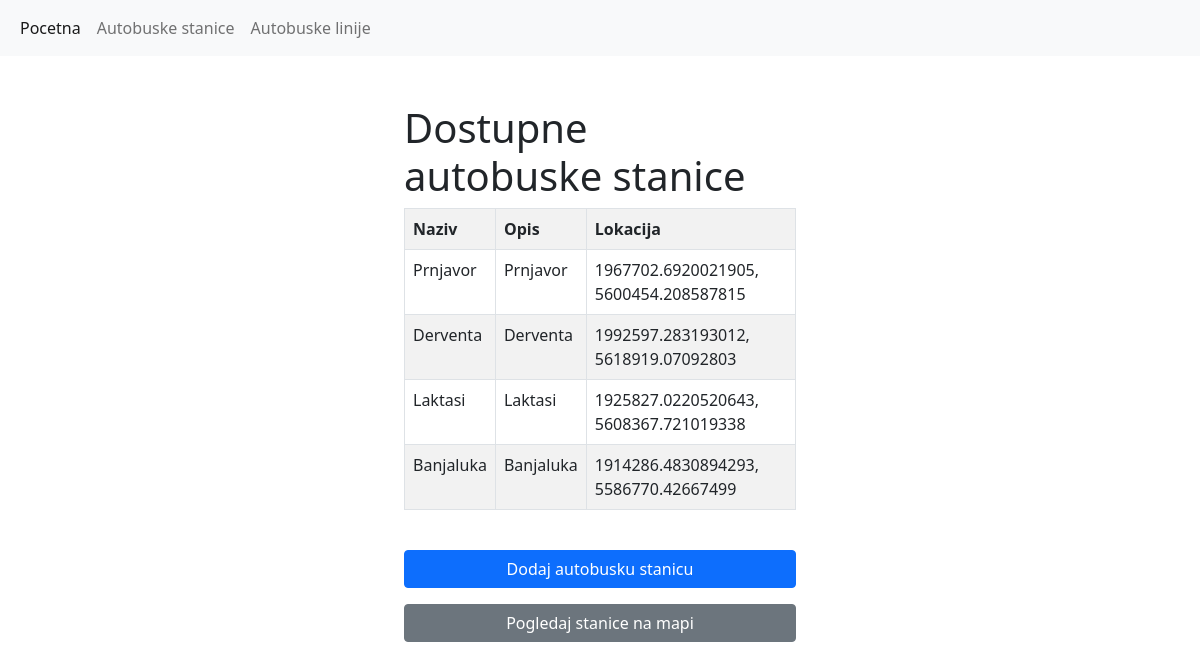
The page /app/stanice on the database its author committed.
### app/models.py (models this page shows, shortened)
class Stanica(models.Model):
    naziv = models.CharField(max_length=200)
    opis = models.CharField(max_length=200)
    tacka = models.CharField(max_length=100)

### app/views.py (the view)
# urls.py: path('stanice', views.StaniceView.as_view(), name = 'stanice'),
class StaniceView(generic.ListView):
    template_name = 'app/stanice.html'
    model = Stanica
    context_object_name = 'lista_stanica'

### app/templates/app/stanice.html
{% extends 'app/layout.html' %}
{% block body %}
<h1>Dostupne autobuske stanice</h1>
    {% if lista_stanica %}
    <table class="table table-striped table-bordered">
        <tr>
            <th>Naziv</th>
            <th>Opis</th>
            <th>Lokacija</th>
        </tr>
        {% for stanica in lista_stanica %}
            <tr>
                <td>{{stanica.naziv}}</td>
                <td>{{stanica.opis}}</td>
                <td>{{stanica.tacka}}</td>
            </tr>
        {% endfor %}
    </table>
    {% else %}
    <strong>Nema dostupnih stanica</strong>
    {%endif%}
<br>
<a href="{% url 'app:dodaj_stanicu' %}" class="btn btn-primary w-100 mb-3">Dodaj autobusku stanicu</a>
<a href="{% url 'mapa:prikaz_stanica' %}" class="btn btn-secondary w-100">Pogledaj stanice na mapi</a>
{% endblock %}

### mapa/static/mapa/styles.css (style rules this page uses)
* { box-sizing:border-box; }
body { margin:0; padding: 0; }

### rows shown on the page
Stanica: naziv "Prnjavor", opis "Prnjavor", tacka "1967702.6920021905, 5600454.208587815"
Stanica: naziv "Derventa", opis "Derventa", tacka "1992597.283193012, 5618919.07092803"
Stanica: naziv "Laktasi", opis "Laktasi", tacka "1925827.0220520643, 5608367.721019338"
Stanica: naziv "Banjaluka", opis "Banjaluka", tacka "1914286.4830894293, 5586770.42667499"
